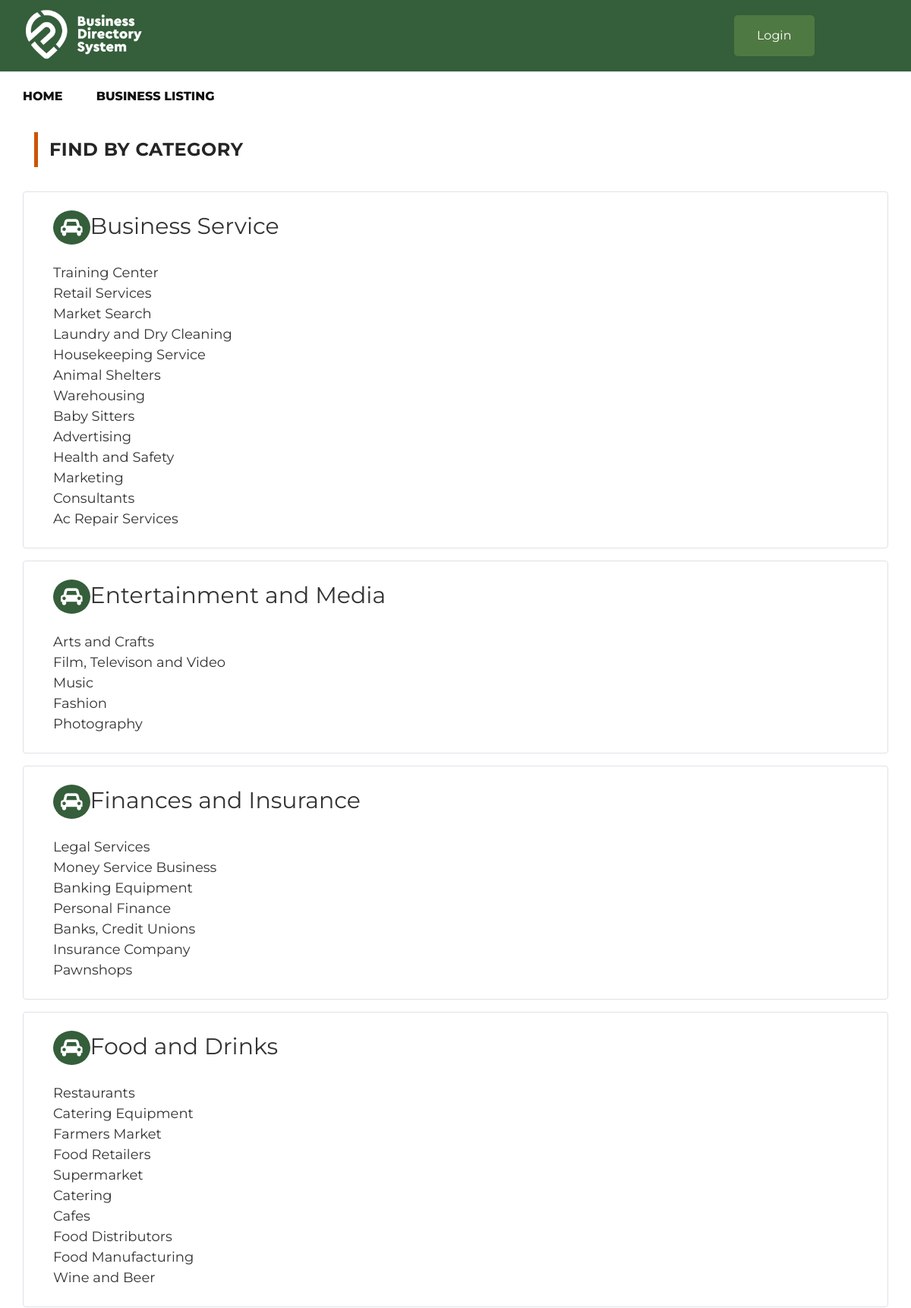
The app's page /category.php (upper part) with its own data.
### tables this page shows
CREATE TABLE `category_list` (
  `ID` bigint(20) NOT NULL,
  `category` varchar(255) NOT NULL
);

CREATE TABLE `subcategory_list` (
  `ID` int(11) NOT NULL,
  `catId` int(11) NOT NULL,
  `subCategory` varchar(255) NOT NULL,
  `tags` varchar(255) NOT NULL
);

### category.php (the view, shortened to what this page needs)
<?php
$sql = "SELECT *
FROM category_list";
$pdo = Database::connection();
$stmt = $pdo->prepare($sql);
$stmt->execute();
if ($stmt->errorCode() !== '00000') {
    $errorInfo = $stmt->errorInfo();
} else {
    $datas = $stmt->fetchAll();
    $numRows = $stmt->rowCount();
}
?>
<!DOCTYPE html>
<html lang="zxx">
<head>
    <link rel="stylesheet" type="text/css" href="css/profilestyle.css">
    <link rel="stylesheet" href="css/bootstrap.min.css" type="text/css">
    <link rel="stylesheet" href="css/font-awesome.min.css" type="text/css">
    <link rel="stylesheet" href="css/elegant-icons.css" type="text/css">
    <link rel="stylesheet" href="css/jquery-ui.min.css" type="text/css">
    <link rel="stylesheet" href="css/nice-select.css" type="text/css">
    <link rel="stylesheet" href="css/owl.carousel.min.css" type="text/css">
    <link rel="stylesheet" href="css/magnific-popup.css" type="text/css">
    <link rel="stylesheet" href="css/slicknav.min.css" type="text/css">
    <link rel="stylesheet" href="css/style1.css" type="text/css">
    <link rel="stylesheet" href="css/templatemo-plot-listing1.css" type="text/css">
</head>
<body>
    <header class="header-section">
        <div class="hs-top">
            <div class="container">
                <div class="row">
                    <div class="col-lg-2">
                        <div class="logo">
                            <a href="./index.html"><img src="img/logo-main.png" alt=""></a><br>
                        </div>
                    </div>
                    <?php if (empty($_SESSION['email'])) { ?>
                        <div class="col-lg-9">
                            <div class="ht-widget">
                                <button onclick="document.getElementById('id01').style.display='block'">Login</a>
                            </div>
                        </div>
                    <?php } ?>
                </div>
            </div>
        </div>
        <div class="hs-nav">
            <div class="container">
                <div class="row">
                    <div class="col-lg-9">
                        <nav class="nav-menu">
                            <ul>
                                <li><a href="./index.php">Home</a></li>
                                <li><a href="./listing.php">Business Listing</a></li>
                            </ul>
                        </nav>
                    </div>
                </div>
            </div>
        </div>
    </header>
    <section class="property-details-section">
        <div class="container">
            <div class="row">
                <div class="col-lg-12">
                    <div class="pd-text">
                        <br>
                        <div class="pd-widget">
                            <div class="col-lg-5">
                                <div class="section-title">
                                    <h4>FIND BY CATEGORY</h4>
                                </div>
                            </div>
                            <?php if ($numRows > 0) {
                                foreach ($datas as $data) {
                                    $catid = $data['ID'];
                                    $sql1 = "SELECT * FROM subcategory_list WHERE catid = $catid";
                                    $stmt1 = $pdo->prepare($sql1);
                                    $stmt1->execute();
                                    if ($stmt1->errorCode() !== '00000') {
                                        $errorInfo = $stmt1->errorInfo();
                                    } else {
                                        $datas1 = $stmt1->fetchAll();
                                        $numRows1 = $stmt1->rowCount();
                                    }
                            ?>
                                    <div class="mt-3 bg-white border rounded px-2 py-3 p-md-4">
                                        <div class="col-lg-12">
                                            <h3><a href="#" class="category-link"><i class="fa fa-car circular-icon" style="font-size: 25px;"></i><?php echo $data['category'] ?></a></h3><br>
                                            <?php if ($numRows1 > 0) {
                                                foreach ($datas1 as $data1) {
                                            ?>
                                                    <div class="subcategory">
                                                        <a href="<?php echo "listing.php?c=".$data1['ID'] ?>" class="subcategory-link"><?php echo $data1['subCategory'] ?></a>
                                                    </div>
                                            <?php }
                                            } ?>
                                        </div>
                                    </div>
                            <?php }
                            } ?>
                        </div>
                    </div>
                </div>
            </div>
        </div>
    </section>
</body>
</html>

### css/profilestyle.css (style rules this page uses)
body { background: #f9f9f9; font-family: "Roboto", sans-serif; }

### category.php (style rules this page uses)
.subcategory { display: grid; grid-template-columns: repeat(3, 1fr); grid-gap: 10px; font-size: 18px; }

### records on screen
category_list: category "Business Service"
subcategory_list: subCategory "Training Center"
subcategory_list: subCategory "Retail Services"
subcategory_list: subCategory "Market Search"
subcategory_list: subCategory "Laundry and Dry Cleaning"
subcategory_list: subCategory "Housekeeping Service"
subcategory_list: subCategory "Animal Shelters"
subcategory_list: subCategory "Warehousing"
subcategory_list: subCategory "Baby Sitters"
subcategory_list: subCategory "Advertising"
subcategory_list: subCategory "Health and Safety"
subcategory_list: subCategory "Marketing"
subcategory_list: subCategory "Consultants"
subcategory_list: subCategory "Ac Repair Services"
category_list: category "Entertainment and Media"
subcategory_list: subCategory "Arts and Crafts"
subcategory_list: subCategory "Film, Televison and Video"
subcategory_list: subCategory "Music"
subcategory_list: subCategory "Fashion"
subcategory_list: subCategory "Photography"
category_list: category "Finances and Insurance"
subcategory_list: subCategory "Legal Services"
subcategory_list: subCategory "Money Service Business"
subcategory_list: subCategory "Banking Equipment"
subcategory_list: subCategory "Personal Finance"
subcategory_list: subCategory "Banks, Credit Unions"
subcategory_list: subCategory "Insurance Company"
subcategory_list: subCategory "Pawnshops"
category_list: category "Food and Drinks"
subcategory_list: subCategory "Restaurants"
subcategory_list: subCategory "Catering Equipment"
subcategory_list: subCategory "Farmers Market"
subcategory_list: subCategory "Food Retailers"
subcategory_list: subCategory "Supermarket"
subcategory_list: subCategory "Catering"
subcategory_list: subCategory "Cafes"
subcategory_list: subCategory "Food Distributors"
subcategory_list: subCategory "Food Manufacturing"
subcategory_list: subCategory "Wine and Beer"
